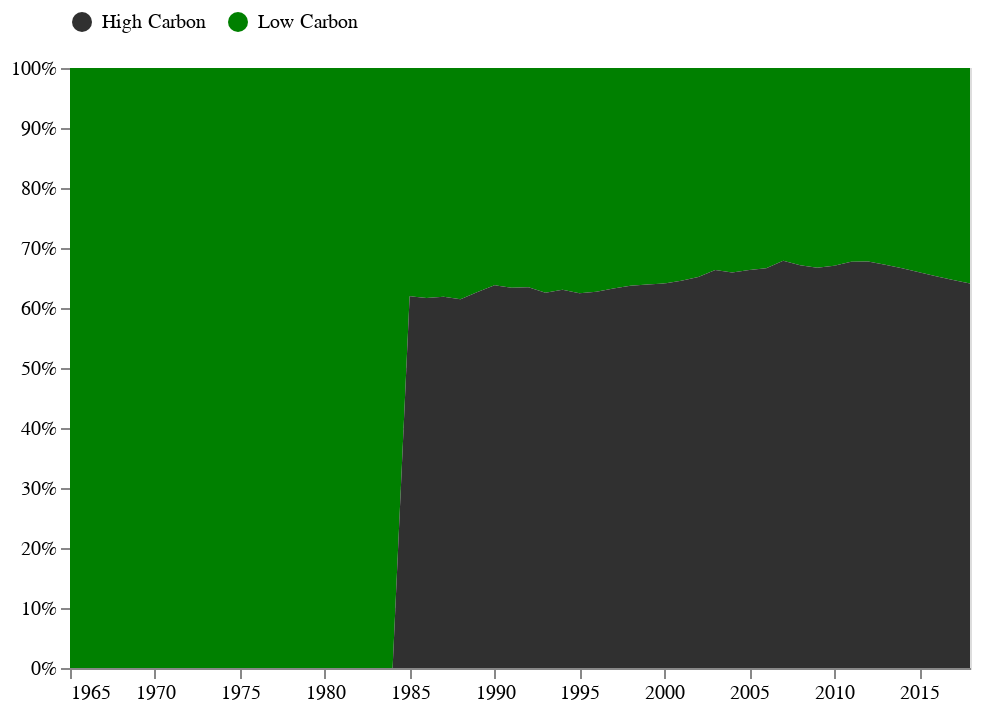

The cell this chart's notebook holds for it:
### Code cell
# Add vertical line to Generation Type area chart

# Create a selection that chooses the nearest point & selects based on Year
nearest = alt.selection(
    type='single',
    nearest=True,
    on='mouseover',
    fields=['Year'],
    empty='none')

# Year value on mouse hover
x_selectors = alt.Chart(energy_mix).mark_point().encode(
    x='Year:T',
    opacity=alt.value(0),
).add_selection(nearest)

# Draw a vertical line at the location of the mouse hover
rules = alt.Chart(energy_mix).mark_rule(color='black').encode(
    x='Year:T',
).transform_filter(nearest)

# Layer line on top of Generation Type area chart
area_chart = alt.layer(area_chart, x_selectors, rules)

area_chart

### Figure 1 — Vega-Lite specification as saved in the notebook (floating-point values rounded to 4 significant figures; data arrays with more than 128 entries replaced by an {"elided": "..."} marker saying what was removed)
{"config": {"view": {"continuousWidth": 400, "continuousHeight": 300}}, "layer": [{"layer": [{"layer": [{"layer": [{"layer": [{"layer": [{"mark": "area", "encoding": {"color": {"field": "Source Type", "legend": {"direction": "horizontal", "orient": "top"}, "scale": {"range": ["#303030", "green"]}, "title": null, "type": "nominal"}, "order": {"field": "Source Type", "sort": "ascending", "type": "nominal"}, "x": {"axis": {}, "field": "Year", "title": null, "type": "temporal"}, "y": {"aggregate": "sum", "axis": {"format": "%"}, "field": "TWh", "stack": "normalize", "title": null, "type": "quantitative"}}, "height": 300, "width": 450}, {"mark": "point", "encoding": {"opacity": {"value": 0}, "x": {"field": "Year", "type": "temporal"}}, "selection": {"selector048": {"type": "single", "nearest": true, "on": "mouseover", "fields": ["Year"], "empty": "none"}}}, {"mark": {"type": "rule", "color": "black"}, "encoding": {"x": {"field": "Year", "type": "temporal"}}, "transform": [{"filter": {"selection": "selector048"}}]}]}, {"mark": "point", "encoding": {"opacity": {"value": 0}, "x": {"field": "Year", "type": "temporal"}}, "selection": {"selector049": {"type": "single", "nearest": true, "on": "mouseover", "fields": ["Year"], "empty": "none"}}}, {"mark": {"type": "rule", "color": "black"}, "encoding": {"x": {"field": "Year", "type": "temporal"}}, "transform": [{"filter": {"selection": "selector049"}}]}]}, {"mark": "point", "encoding": {"opacity": {"value": 0}, "x": {"field": "Year", "type": "temporal"}}, "selection": {"selector050": {"type": "single", "nearest": true, "on": "mouseover", "fields": ["Year"], "empty": "none"}}}, {"mark": {"type": "rule", "color": "black"}, "encoding": {"x": {"field": "Year", "type": "temporal"}}, "transform": [{"filter": {"selection": "selector050"}}]}]}, {"mark": "point", "encoding": {"opacity": {"value": 0}, "x": {"field": "Year", "type": "temporal"}}, "selection": {"selector051": {"type": "single", "nearest": true, "on": "mouseover", "fields": ["Year"], "empty": "none"}}}, {"mark": {"type": "rule", "color": "black"}, "encoding": {"x": {"field": "Year", "type": "temporal"}}, "transform": [{"filter": {"selection": "selector051"}}]}]}, {"mark": "point", "encoding": {"opacity": {"value": 0}, "x": {"field": "Year", "type": "temporal"}}, "selection": {"selector052": {"type": "single", "nearest": true, "on": "mouseover", "fields": ["Year"], "empty": "none"}}}, {"mark": {"type": "rule", "color": "black"}, "encoding": {"x": {"field": "Year", "type": "temporal"}}, "transform": [{"filter": {"selection": "selector052"}}]}]}, {"mark": "point", "encoding": {"opacity": {"value": 0}, "x": {"field": "Year", "type": "temporal"}}, "selection": {"selector053": {"type": "single", "nearest": true, "on": "mouseover", "fields": ["Year"], "empty": "none"}}}, {"mark": {"type": "rule", "color": "black"}, "encoding": {"x": {"field": "Year", "type": "temporal"}}, "transform": [{"filter": {"selection": "selector053"}}]}], "data": {"name": "data-a6475c9cab53c8e07afe638c3924f45a"}, "$schema": "https://vega.github.io/schema/vega-lite/v4.17.0.json", "datasets": {"data-a6475c9cab53c8e07afe638c3924f45a": {"elided": "648 records"}}}
